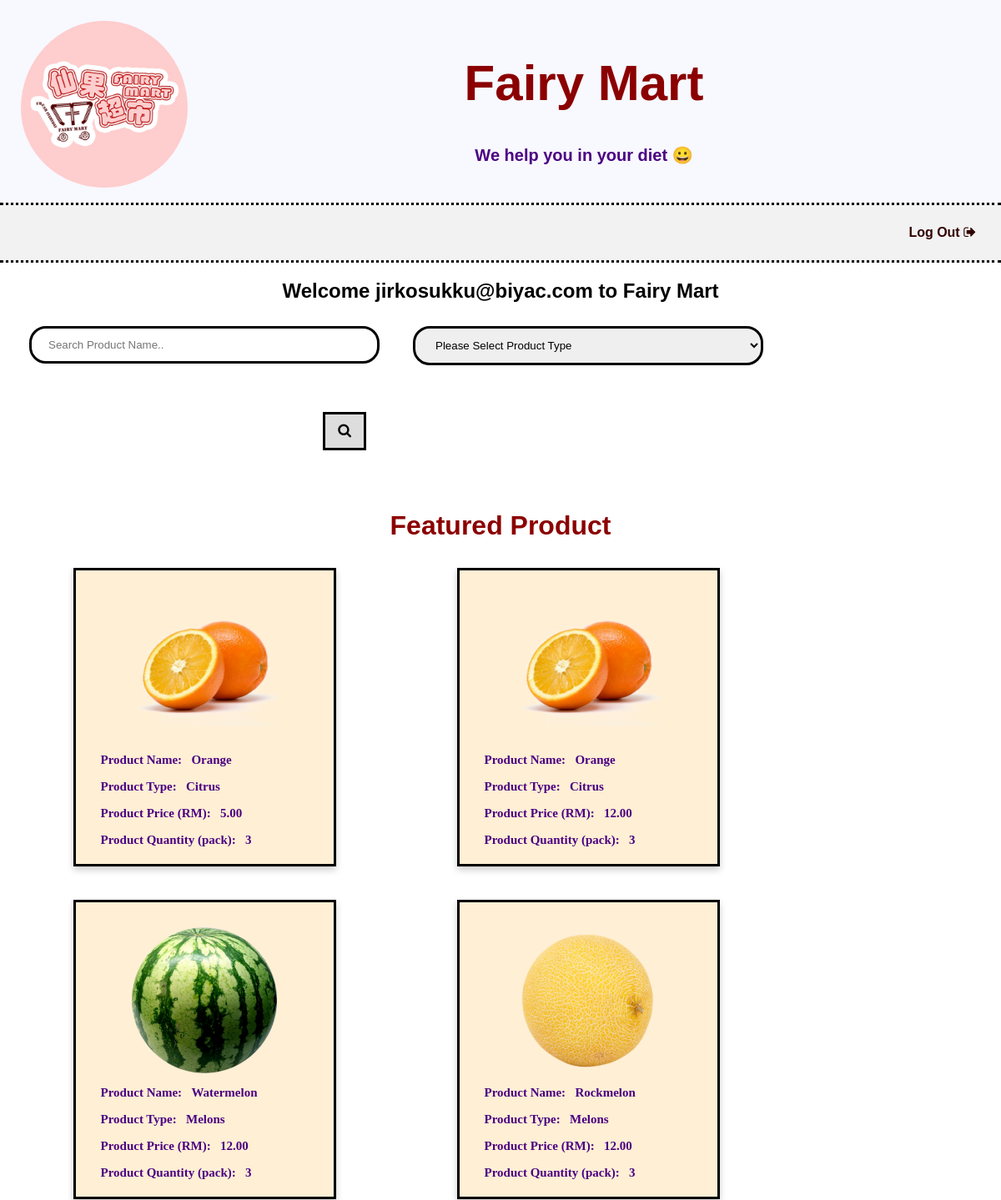
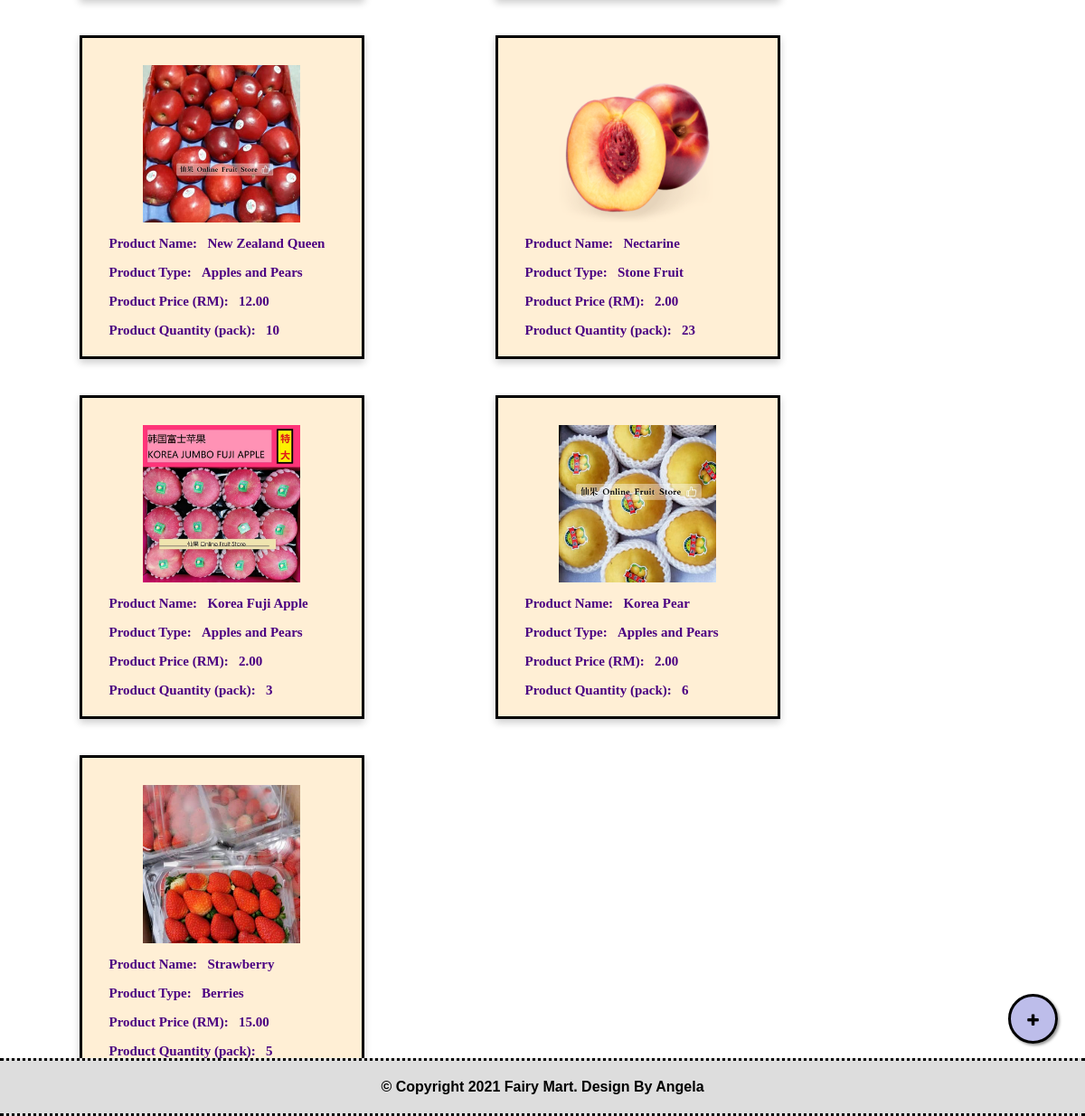
Screenshot of /php/main_page.php (signed in) with the database file from the repository (2 pictures, top to bottom).
### tables this page shows
CREATE TABLE `tbl_products` (
  `prid` int(11) NOT NULL,
  `primage` varchar(100) NOT NULL,
  `prname` varchar(100) NOT NULL,
  `prtype` varchar(100) NOT NULL,
  `prprice` varchar(100) NOT NULL,
  `prqty` int(11) NOT NULL,
  `datecreated` date NOT NULL DEFAULT current_timestamp()
);

### php/main_page.php (the view, shortened to what this page needs)
<?php
$email=$_SESSION ["email"];
?>
<!DOCTYPE html>
<html>
<head>
    <link rel="stylesheet" href="/263547_lab_3_fairy_mart/css/st.css">
    <link rel="stylesheet" href="https://cdnjs.cloudflare.com/ajax/libs/font-awesome/4.7.0/css/font-awesome.min.css">
</head>
<body>
    <div class="header">
        <img src="../images/fairy_mart_logo.png" />
        <h1>Fairy Mart</h1>
        <p>We help you in your diet &#128512; </p>
    </div>
    <div class="navbar">
        <a href="../html/login.html" class="right">Log Out <i class="fa fa-sign-out"></i></a>
    </div>
    <center>
    <h2>Welcome <?php echo $email?> to Fairy Mart</h2>
    </center>
	<div class="searchbar">
	    <form action="search.php" method="POST" align="right">
        <div class="row">
            <div class="column">
            <input type="text" id="idprname" name="prname" placeholder="Search Product Name.." >
        </div>
        <div class="column">
            <select name="prtype" id="idprtype">
            <option value="noselection">Please Select Product Type</option>
                        </select>
					</div>
        <div class="column">
            <button type="submit" name="button" value="search"><i class="fa fa-search"></i></button></button>
        </div>
        </div>
        </form>
      </div>
    <div>
        <h3>Featured Product</h3>
        <div class="row">
        <?php
            $conn = mysqli_connect("localhost","doubleks_fairy_martadmin","E8OMX979P9") or die("Unable to connect");
            mysqli_select_db($conn,"doubleks_fairy_mart");
            $sql ="SELECT * FROM tbl_products ORDER BY prid DESC";
            $result=mysqli_query($conn,$sql);
            if(mysqli_num_rows($result)>0){
                while($row=mysqli_fetch_assoc($result)){
                ?>
                    <div class="column">
                        <div class="card">
                            <img src = "/263547_lab_3_fairy_mart/images/<?php echo $row['primage'];?>" width=30% height=30%>
                            <p class="category">Product Name: &nbsp&nbsp<?php echo $row['prname']; ?></p>
                            <p class="category">Product Type: &nbsp&nbsp<?php echo $row['prtype']; ?></p>
                            <p class="category">Product Price (RM): &nbsp&nbsp<?php echo $row['prprice']; ?></p>
                            <p class="category">Product Quantity (pack): &nbsp&nbsp<?php echo $row['prqty']; ?></p>
                        </div>
                    </div>
                <?php
                }
            }
        ?>
        </div>
    <div>
        <a href="/263547_lab_3_fairy_mart/php/new_product.php" class="float"> <i class="fa fa-plus my-float"></i>
        <span class="addproduct">Add Product</span></a>
    </div>
    <div class="footer">
        <footer>&copy; Copyright 2021 Fairy Mart. Design By Angela</footer>
    </div>
</body>
</html>

### css/st.css (style rules this page uses)
* { box-sizing: border-box; }
body { font-family: Arial, Helvetica, sans-serif; margin: auto; }
.header { padding: 25px; text-align: center; background: GhostWhite; color: darkred; }
.header img { width: 200px; height: auto; max-width: 200px; border-radius: 50%; float: left; padding-bottom: 10px; }
.header h1 { top: 18px; left: 10px; font-size: 60px; }
.header p { position: center; top: 18px; left: 10px; font-size: 20px; color: Indigo; font-weight: bold; }
.navbar { top: 18px; left: 10px; overflow: hidden; background-color: #f2f2f2; width: 100%; border-top-style: dotted; border-bottom-style: dotted; padding: 10px; }
.navbar a { float: left; display: block; color: #330000; text-align: center; padding: 14px 20px; text-decoration: none; font-weight: bold; }
.navbar a.right { float: right; }
.searchbar button { float: right; padding: 10px 15px; margin-top: 8px; margin-right: 16px; background: #ddd; font-size: 17px; border: 3px solid black; cursor: pointer; }
.searchbar { overflow: hidden; width: 100%; }
.footer { overflow: hidden; width: 100%; position: fixed; bottom: 0; width: 100%; border-top-style: dotted; border-bottom-style: dotted; font-weight: bold; padding: 20px; text-align: center; background: #ddd; }
h3 { color: darkred; text-align: center; font-size: 200%; font-weight: bold; }
.card { box-shadow: 0 4px 8px 0 rgba(0, 0, 0, 0.2); padding: 30px; width: 75%; height:75%; margin: auto; text-align: left; font-family: calibri; border: 3px solid black; color: indigo; padding-bottom: 5px; background-color: #FFEFD5; font-weight: bold; font-size: 15px; }
.card img { display: block; width:70%; margin-left: auto; margin-right: auto; }
.column { float: left; width: 420px; padding-bottom: 40px; margin-left: 40px; }
.row { margin: 0 -5px; }
.row:after { content: ""; display: table; clear: both; }
.float { position: fixed; width: 55px; height: 55px; bottom: 80px; right: 30px; background-color: rgba(102, 102, 207, 0.432); color: black; border-radius: 50px; text-align: center; box-shadow: 2px 2px 3px #999; border: 3px solid black; }
.my-float { margin-top: 18px; }
@media screen and (min-width: 1000px) { .row { grid-template-columns: repeat(4,1fr); } }
@media screen and (min-width: 1000px) { input[type=text], input[type=number], select { width: 100%; padding: 12px 20px; margin: 8px 0; display: inline-block; border: 3px solid black; box-sizing: border-box; border-radius: 20px; } }

### rows the page displays
tbl_products: primage (picture), prname "Orange", prtype "Citrus", prprice "5.00", prqty "3"
tbl_products: primage (picture), prname "Orange", prtype "Citrus", prprice "12.00", prqty "3"
tbl_products: primage (picture), prname "Watermelon", prtype "Melons", prprice "12.00", prqty "3"
tbl_products: primage (picture), prname "Rockmelon", prtype "Melons", prprice "12.00", prqty "3"
tbl_products: primage (picture), prname "New Zealand Queen", prtype "Apples and Pears", prprice "12.00", prqty "10"
tbl_products: primage (picture), prname "Nectarine", prtype "Stone Fruit", prprice "2.00", prqty "23"
tbl_products: primage (picture), prname "Korea Fuji Apple", prtype "Apples and Pears", prprice "2.00", prqty "3"
tbl_products: primage (picture), prname "Korea Pear", prtype "Apples and Pears", prprice "2.00", prqty "6"
tbl_products: primage (picture), prname "Strawberry", prtype "Berries", prprice "15.00", prqty "5"

### other values shown
$email "jirkosukku@biyac.com"
